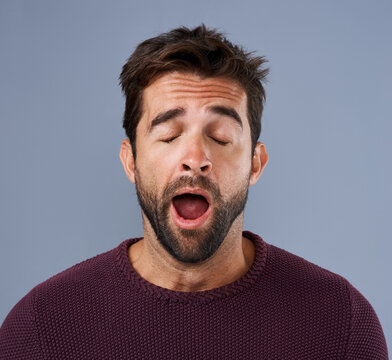
#> input picture 360_F_602491553_tyfxH5h2e408id3Ul1oBvqJVbZcXHorM.jpg, 392 x 360 px
$ python -i drawing_utils.py   (imports and definitions only)
#> lines starting #> are read from the running program, lines starting #| are printed output that depends on the picture
from pathlib import Path

import cv2
import numpy as np
from PIL import Image, ImageDraw, ImageFont

from config import COLOR_DARK_CHARCOAL_RGB, COLOR_GRAY_RGB, COLOR_WHITE_RGB

PROJECT_ROOT = Path(__file__).resolve().parents[1]

import datetime


# [45 lines left out: function draw_timestamp_badge, not called in this run]


def draw_live_badge(frame):
    x, y, w, h = 16, 16, 138, 38
    corner_radius = 16

    bg_color_rgb = COLOR_DARK_CHARCOAL_RGB  # Dark charcoal background
    border_color_rgb = COLOR_GRAY_RGB  # Subtle gray border
    text_color_rgb = COLOR_WHITE_RGB  # White text

    img_rgb = cv2.cvtColor(frame, cv2.COLOR_BGR2RGB)
    pil_img = Image.fromarray(img_rgb)
    draw = ImageDraw.Draw(pil_img)

    draw.rounded_rectangle(
        [(x, y), (x + w, y + h)],
        radius=corner_radius,
        fill=bg_color_rgb,
        outline=border_color_rgb,
        width=1,
    )

    icon_path = PROJECT_ROOT / "assets" / "icons" / "camera.png"
    if icon_path.exists():
        try:
            icon_img = Image.open(icon_path).convert("RGBA")
            icon_img = icon_img.resize((18, 18), Image.Resampling.LANCZOS)
            icon = Image.new("RGBA", icon_img.size, (255, 0, 0, 255))
            icon.putalpha(icon_img.split()[3])
            icon_x = x + 12
            icon_y = y + (h - 18) // 2
            pil_img.paste(icon, (icon_x, icon_y), icon)
        except Exception as e:
            print(f"Error loading camera icon: {e}")

    font_path = PROJECT_ROOT / "assets" / "fonts" / "SF-Pro-Display-Bold.ttf"
    try:
        font = ImageFont.truetype(str(font_path), 15)
    except IOError:
        font = ImageFont.load_default()

    text_pos = (x + 36, y + 9)
    draw.text(text_pos, "Live Camera", font=font, fill=text_color_rgb)

    return cv2.cvtColor(np.array(pil_img), cv2.COLOR_RGB2BGR)


def draw_black_text(frame, text, position, font_size=24, color_bgr=(0, 255, 0)):
    font_path = PROJECT_ROOT / "assets" / "fonts" / "SF-Pro-Display-Black.ttf"
    return draw_text(frame, text, position, font_size, color_bgr, font_path=font_path)


def draw_bold_text(frame, text, position, font_size=24, color_bgr=(0, 255, 0)):
    font_path = PROJECT_ROOT / "assets" / "fonts" / "SF-Pro-Display-Bold.ttf"
    return draw_text(frame, text, position, font_size, color_bgr, font_path=font_path)


def draw_heavy_text(frame, text, position, font_size=24, color_bgr=(0, 255, 0)):
    font_path = PROJECT_ROOT / "assets" / "fonts" / "SF-Pro-Display-Heavy.ttf"
    return draw_text(frame, text, position, font_size, color_bgr, font_path=font_path)


def draw_light_text(frame, text, position, font_size=24, color_bgr=(0, 255, 0)):
    font_path = PROJECT_ROOT / "assets" / "fonts" / "SF-Pro-Display-Light.ttf"
    return draw_text(frame, text, position, font_size, color_bgr, font_path=font_path)


def draw_medium_text(frame, text, position, font_size=24, color_bgr=(0, 255, 0)):
    font_path = PROJECT_ROOT / "assets" / "fonts" / "SF-Pro-Display-Medium.ttf"
    return draw_text(frame, text, position, font_size, color_bgr, font_path=font_path)


def draw_regular_text(frame, text, position, font_size=24, color_bgr=(0, 255, 0)):
    font_path = PROJECT_ROOT / "assets" / "fonts" / "SF-Pro-Display-Regular.ttf"
    return draw_text(frame, text, position, font_size, color_bgr, font_path=font_path)


def draw_semibold_text(frame, text, position, font_size=24, color_bgr=(0, 255, 0)):
    font_path = PROJECT_ROOT / "assets" / "fonts" / "SF-Pro-Display-Semibold.ttf"
    return draw_text(frame, text, position, font_size, color_bgr, font_path=font_path)


def draw_thin_text(frame, text, position, font_size=24, color_bgr=(0, 255, 0)):
    font_path = PROJECT_ROOT / "assets" / "fonts" / "SF-Pro-Display-Thin.ttf"
    return draw_text(frame, text, position, font_size, color_bgr, font_path=font_path)


# [34 lines left out: function draw_text, not called in this run]

>>> import cv2
>>> picture = cv2.imread('../360_F_602491553_tyfxH5h2e408id3Ul1oBvqJVbZcXHorM.jpg')
#> picture is the input picture: shape (360, 392, 3); mean B, G, R 123.4, 110.8, 120
>>> result = draw_live_badge(picture)
#> in draw_live_badge, `return cv2.cvtColor(np.array(pil_img), cv2.COLOR_RGB2BGR)`:
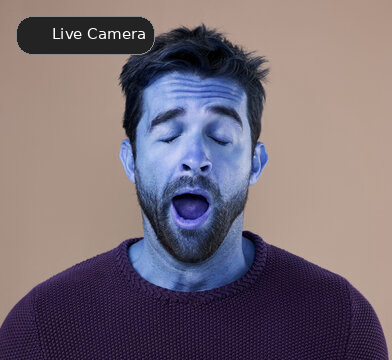
#> returned value: shape (360, 392, 3); mean R, G, B 119.4, 107.6, 117.2
